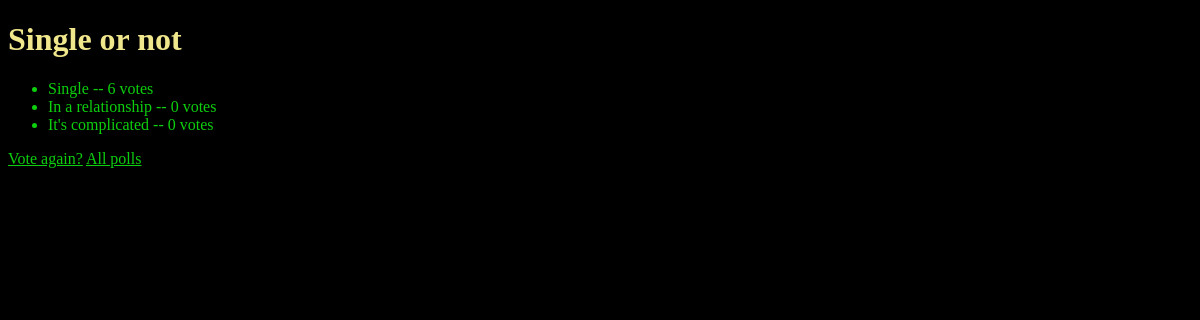
Screenshot of /5/results/ with the database file from the repository.
### polls/models.py (models this page shows, shortened)
class Question(models.Model):
    question_text = models.CharField(max_length=200)
    pub_date = models.DateTimeField("date published")
    def __str__(self):
        return self.question_text
    def was_published_recently(self):
        now = timezone.now()
        return now - datetime.timedelta(days=1) <= self.pub_date <= now
    was_published_recently.admin_order_field = "pub_date"
    was_published_recently.boolean = True
    was_published_recently.short_description = "Published recently?"

class Choice(models.Model):
    question = models.ForeignKey(Question, on_delete=models.CASCADE)
    choice_text = models.CharField(max_length=200)
    votes = models.IntegerField(default=0)

### polls/views.py (the view)
# urls.py: path('<int:pk>/results/', views.ResultsView.as_view(), name='results'),
class ResultsView(generic.DetailView):
    model = Question
    template_name = 'polls/results.html'

### polls/templates/polls/results.html (shortened to what this page needs)
<!DOCTYPE html>
<html>
    <head>
        {% load static %}
        <link rel="stylesheet" type="text/css" href="{% static 'polls/style.css' %}">
    </head>
    <body>
        <div>
            <h1>{{ question.question_text }}</h1>
            <ul>
            {% for choice in question.choice_set.all %}
                <li>{{ choice.choice_text }} -- {{ choice.votes }} vote{{ choice.votes|pluralize }}</li>
            {% endfor %}
            </ul>
            <a href="{% url 'polls:detail' question.id %}">Vote again?</a>
            <a href="{% url 'polls:index' %}">All polls</a>
        </div>
    </body>
</html>

### polls/static/polls/style.css (style rules this page uses)
body { background: black; }
a { color: rgb(13, 207, 13); }
h1, h2, th { color: khaki; }
li { color: rgb(13, 207, 13); }

### rows the page displays
Question: question_text "Single or not"
Choice: choice_text "Single", votes "6"
Choice: choice_text "In a relationship", votes "0"
Choice: choice_text "It's complicated", votes "0"
